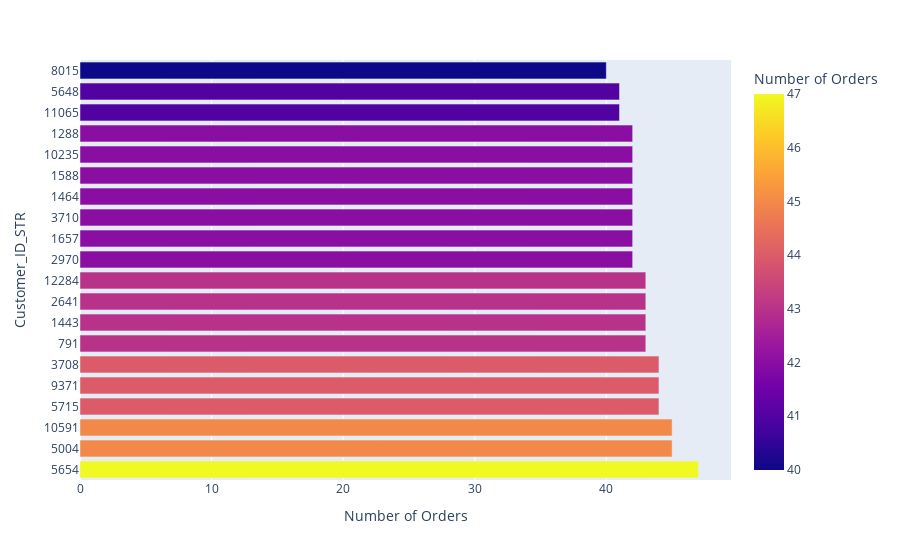

Notebook cell for this chart:
### Code cell
# Top 20 Customers regarding the quanitity of orders

df1['Customer_ID_STR']=df1['Customer Id'].astype(str)

data_customers=df1.groupby(['Customer_ID_STR'])['Order Id'].count().reset_index(name='Number of Orders').sort_values(by= 'Number of Orders', ascending= False)
px.bar(data_customers.head(20),x='Number of Orders', y='Customer_ID_STR' , color='Number of Orders'      )

### Figure 1 — Plotly figure (JSON) as saved in the notebook; plotly's stock layout.template omitted (floating-point values rounded to 4 significant figures)
{"data": [{"alignmentgroup": "True", "hovertemplate": "Number of Orders=%{marker.color}<br>Customer_ID_STR=%{y}<extra></extra>", "legendgroup": "", "marker": {"color": [47, 45, 45, 44, 44, 44, 43, 43, 43, 43, 42, 42, 42, 42, 42, 42, 42, 41, 41, 40], "coloraxis": "coloraxis", "pattern": {"shape": ""}}, "name": "", "offsetgroup": "", "orientation": "h", "showlegend": false, "textposition": "auto", "type": "bar", "x": [47, 45, 45, 44, 44, 44, 43, 43, 43, 43, 42, 42, 42, 42, 42, 42, 42, 41, 41, 40], "xaxis": "x", "y": ["5654", "5004", "10591", "5715", "9371", "3708", "791", "1443", "2641", "12284", "2970", "1657", "3710", "1464", "1588", "10235", "1288", "11065", "5648", "8015"], "yaxis": "y"}], "layout": {"barmode": "relative", "coloraxis": {"colorbar": {"title": {"text": "Number of Orders"}}, "colorscale": [[0, "#0d0887"], [0.1111, "#46039f"], [0.2222, "#7201a8"], [0.3333, "#9c179e"], [0.4444, "#bd3786"], [0.5556, "#d8576b"], [0.6667, "#ed7953"], [0.7778, "#fb9f3a"], [0.8889, "#fdca26"], [1, "#f0f921"]]}, "legend": {"tracegroupgap": 0}, "margin": {"t": 60}, "xaxis": {"anchor": "y", "domain": [0, 1], "title": {"text": "Number of Orders"}}, "yaxis": {"anchor": "x", "domain": [0, 1], "title": {"text": "Customer_ID_STR"}}}}
